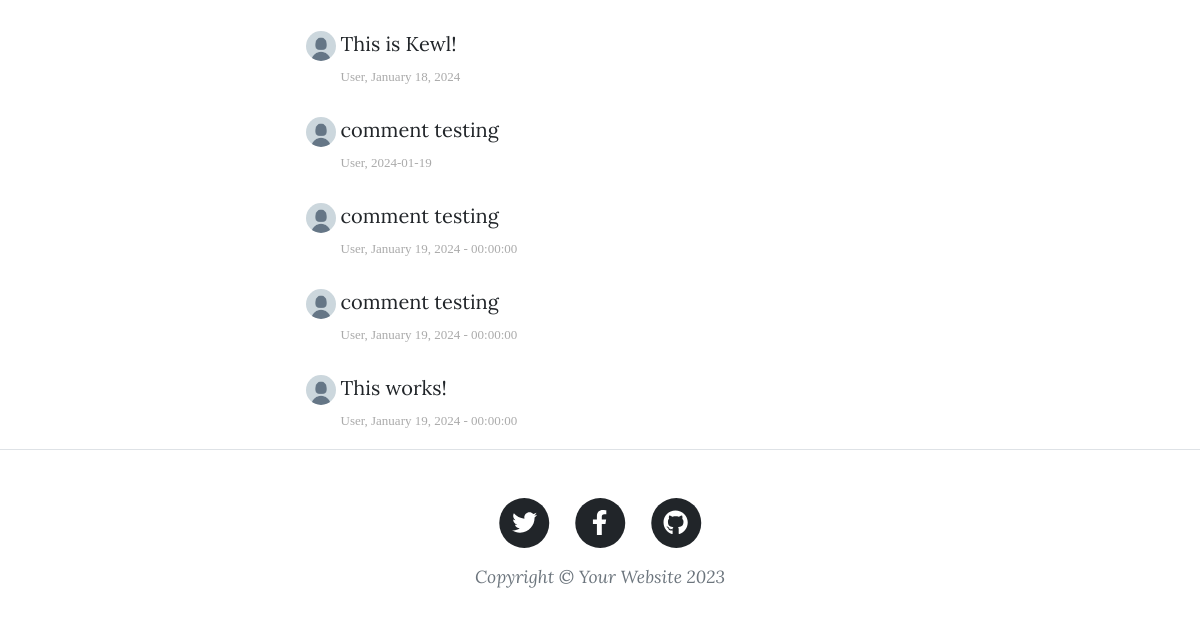
/post/1 (lower part), run on an earlier commit of the app's database.
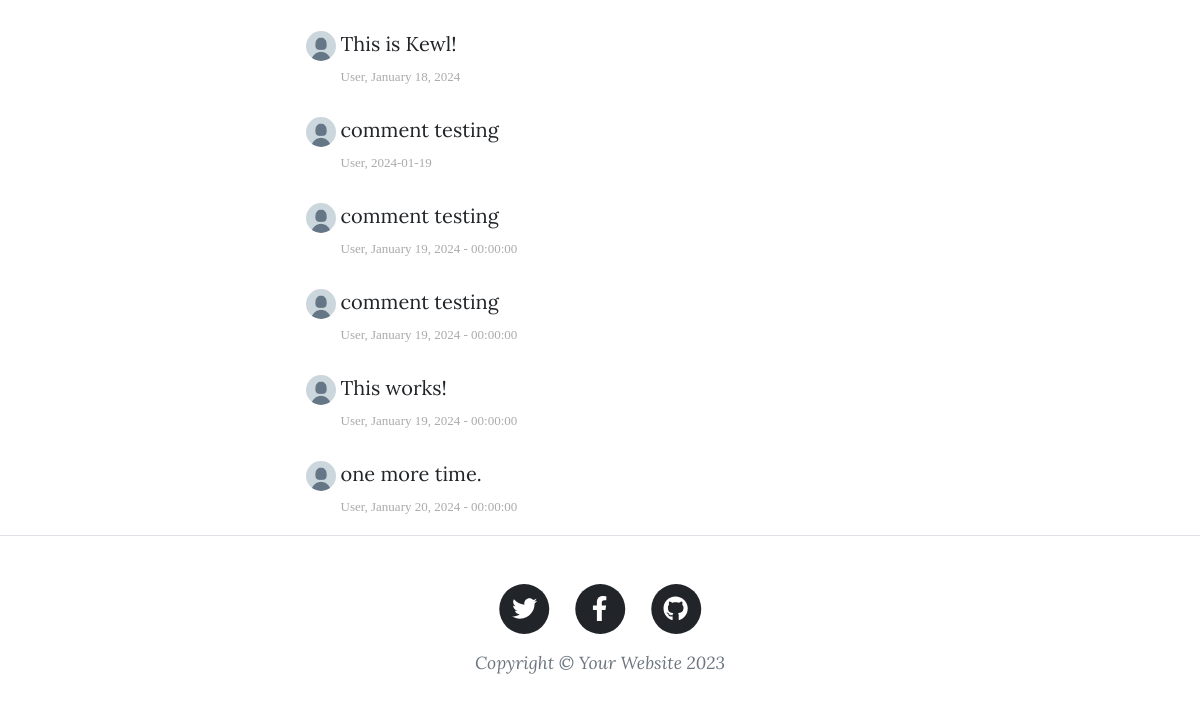
And on a later commit of the database.
### main.py (models this page shows)
class Comment(db.Model):
    __tablename__ = "comments"
    id = db.Column(db.Integer, primary_key=True)
    text = db.Column(db.Text, nullable=False)
    date = db.Column(db.String(250), nullable=False)
    author_id: Mapped[int] = mapped_column(ForeignKey("users.id"))
    comment_author: Mapped["User"] = relationship(back_populates="comments")
    post_id: Mapped[int] = mapped_column(ForeignKey("blog_posts.id"))
    parent_post: Mapped[list["BlogPost"]] = relationship(back_populates="comments")

class User(UserMixin, db.Model):
    __tablename__ = "users"
    id = db.Column(db.Integer, primary_key=True)
    email = db.Column(db.String(100), unique=True)
    password = db.Column(db.String(100))
    name = db.Column(db.String(1000))
    posts: Mapped[list["BlogPost"]] = relationship(back_populates="author")
    comments: Mapped["Comment"] = relationship(back_populates="comment_author")

### main.py (the view, shortened to what this page needs)
@app.route("/post/<int:post_id>", methods={"GET", "POST"})
def show_post(post_id):
    form = CommentForm()
    requested_post = db.get_or_404(BlogPost, post_id)
    return render_template("post.html", post=requested_post, form=form, current_user=current_user)

### templates/post.html (shortened to what this page needs)
{% from "bootstrap5/form.html" import render_form %}
{% include "header.html" %}
<article>
  <div class="container px-4 px-lg-5">
    <div class="row gx-4 gx-lg-5 justify-content-center">
      <div class="col-md-10 col-lg-8 col-xl-7">
        <div class="comment">
          {% for comment in post.comments %}
          <ul class="commentList">
            <li>
              <div class="commenterImage">
                <img src="../static/assets/img/default-profile.jpg" />
              </div>
              <div class="commentText">
                <p>{{ comment.text| safe }}</p>
                <span class="date sub-text">{{ comment.comment_author.name }}, {{ comment.date }}</span>
              </div>
            </li>
          </ul>
          {% endfor %}
        </div>
      </div>
    </div>
  </div>
</article>
{% include "footer.html" %}

What changed in the data, as far as the page shows it:
added Comment: text "one more time.", comment_author.name "User", date "January 20, 2024 - 00:00:00"
